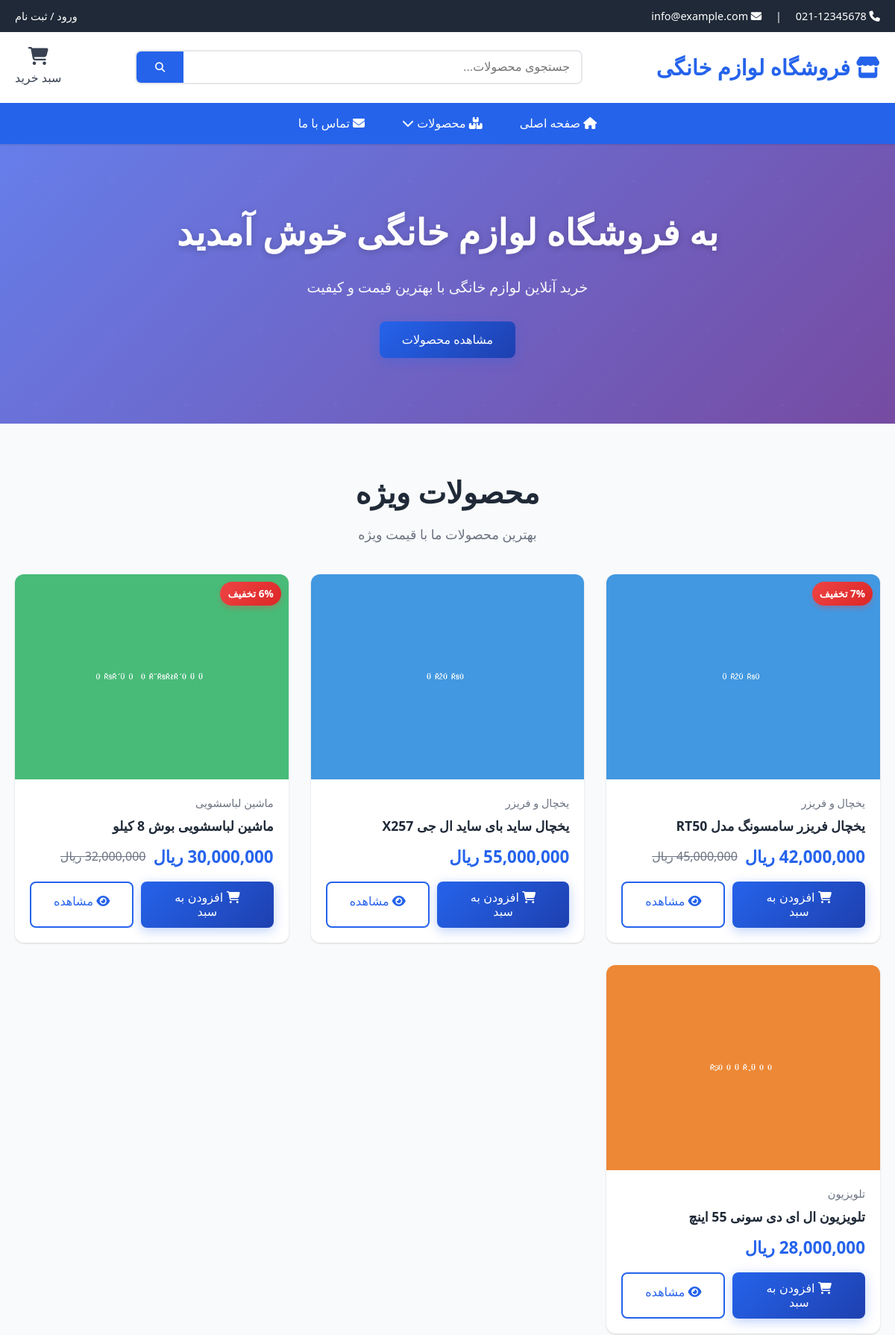
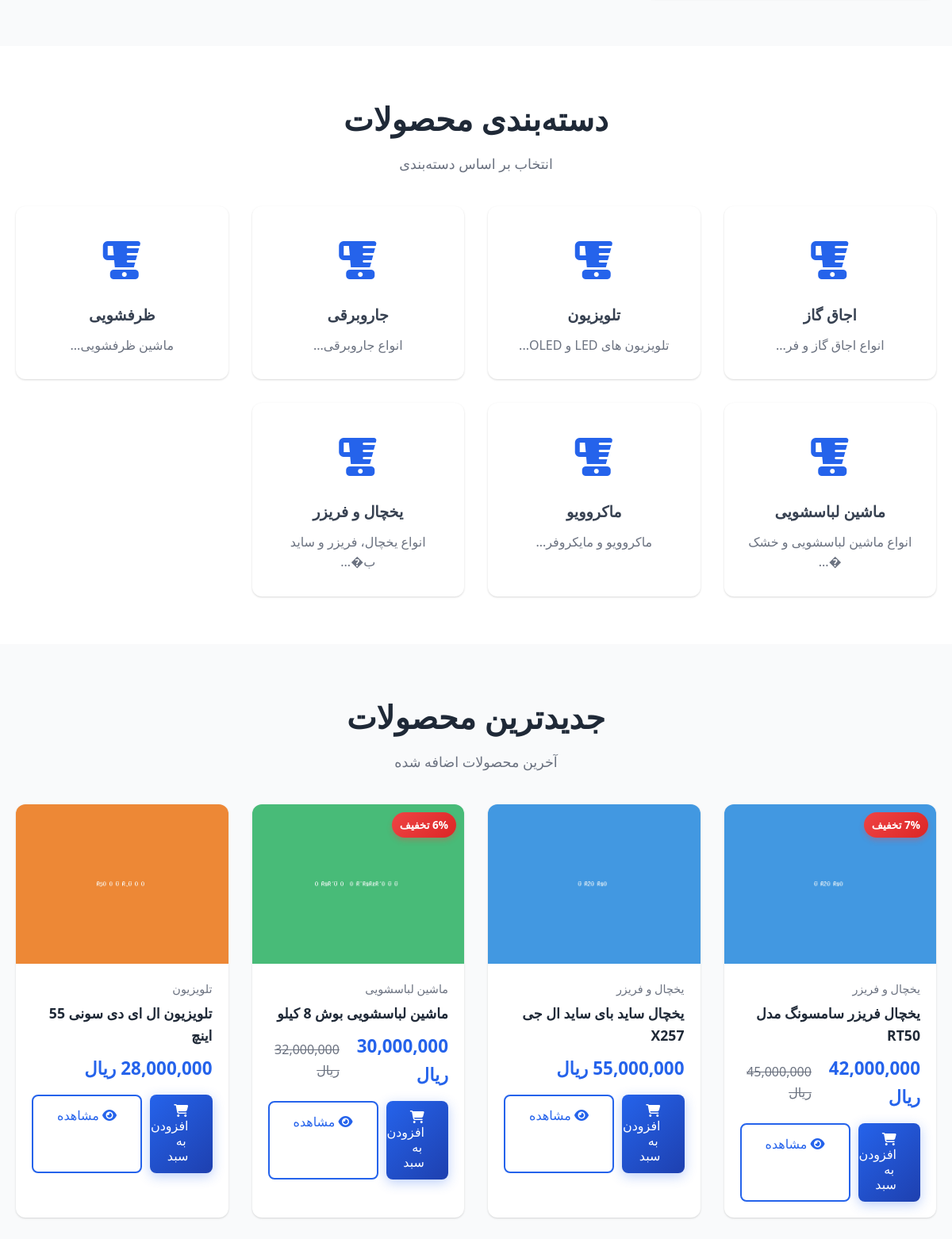
The page /public/index.php (upper part) on the database its author committed (2 pictures, top to bottom).
### tables this page shows
CREATE TABLE IF NOT EXISTS products (
    id INT AUTO_INCREMENT PRIMARY KEY,
    category_id INT NOT NULL,
    name VARCHAR(200) NOT NULL,
    description TEXT,
    price DECIMAL(10, 2) NOT NULL,
    discount_price DECIMAL(10, 2) DEFAULT NULL,
    stock INT DEFAULT 0,
    image VARCHAR(255),
    brand VARCHAR(100),
    model VARCHAR(100),
    warranty VARCHAR(100),
    status ENUM('active', 'inactive', 'out_of_stock') DEFAULT 'active',
    featured TINYINT(1) DEFAULT 0,
    created_at TIMESTAMP DEFAULT CURRENT_TIMESTAMP,
    updated_at TIMESTAMP DEFAULT CURRENT_TIMESTAMP ON UPDATE CURRENT_TIMESTAMP,
    FOREIGN KEY (category_id) REFERENCES categories(id) ON DELETE CASCADE,
    INDEX idx_category (category_id),
    INDEX idx_status (status),
    INDEX idx_featured (featured),
    INDEX idx_price (price)
);

CREATE TABLE IF NOT EXISTS categories (
    id INT AUTO_INCREMENT PRIMARY KEY,
    name VARCHAR(100) NOT NULL,
    description TEXT,
    image VARCHAR(255),
    parent_id INT DEFAULT NULL,
    status ENUM('active', 'inactive') DEFAULT 'active',
    created_at TIMESTAMP DEFAULT CURRENT_TIMESTAMP,
    updated_at TIMESTAMP DEFAULT CURRENT_TIMESTAMP ON UPDATE CURRENT_TIMESTAMP,
    FOREIGN KEY (parent_id) REFERENCES categories(id) ON DELETE SET NULL,
    INDEX idx_status (status),
    INDEX idx_parent (parent_id)
);

### includes/db.php (called while the page is built, shortened)
<?php
class Database {
    private static $instance = null;
    private $connection;
    private function __construct() {
        try {
            $this->connection = new mysqli(DB_HOST, DB_USER, DB_PASS, DB_NAME);
            $this->connection->set_charset("utf8mb4");
        } catch (Exception $e) {
            die("Database connection error: " . $e->getMessage());
        }
    }
    public static function getInstance() {
        if (self::$instance === null) {
            self::$instance = new self();
        }
        return self::$instance;
    }
    public function prepare($sql) {
        return $this->connection->prepare($sql);
    }
}
function getDB() {
    return Database::getInstance();
}

### includes/Product.php (called while the page is built, shortened)
<?php
require_once __DIR__ . '/db.php';
require_once __DIR__ . '/functions.php';
class Product {
    private $db;
    public function __construct() {
        $this->db = getDB();
    }
    public function getProducts($filters = [], $limit = 20, $offset = 0) {
        $where = [];
        $params = [];
        $types = '';
        if (!isset($filters['show_all']) || !$filters['show_all']) {
            $where[] = "p.status = 'active'";
        }
        if (isset($filters['featured']) && $filters['featured']) {
            $where[] = "p.featured = 1";
        }
        $whereClause = !empty($where) ? implode(' AND ', $where) : '1=1';
        $orderBy = $filters['order_by'] ?? 'p.created_at DESC';
        $sql = "SELECT p.*, c.name as category_name
                FROM products p
                LEFT JOIN categories c ON p.category_id = c.id
                WHERE $whereClause
                ORDER BY $orderBy
                LIMIT ? OFFSET ?";
        $params[] = $limit;
        $params[] = $offset;
        $types .= 'ii';
        $stmt = $this->db->prepare($sql);
        if (!empty($params)) {
            $stmt->bind_param($types, ...$params);
        }
        $stmt->execute();
        $result = $stmt->get_result();
        $products = [];
        while ($row = $result->fetch_assoc()) {
            $products[] = $row;
        }
        return $products;
    }
    public function getFeaturedProducts($limit = 6) {
        return $this->getProducts(['featured' => true], $limit);
    }
    public function getLatestProducts($limit = 8) {
        return $this->getProducts([], $limit);
    }
}

### includes/functions.php (called while the page is built, shortened)
<?php
function isLoggedIn() {
    return isset($_SESSION['user_id']);
}
function formatPrice($price) {
    return number_format($price, 0, '.', ',') . ' ریال';
}
function calculateDiscountPercentage($originalPrice, $discountPrice) {
    return round((($originalPrice - $discountPrice) / $originalPrice) * 100);
}

### includes/Category.php (called while the page is built, shortened)
<?php
require_once __DIR__ . '/db.php';
class Category {
    private $db;
    public function __construct() {
        $this->db = getDB();
    }
    public function getAll($status = 'active') {
        if ($status === 'all') {
            $stmt = $this->db->prepare("SELECT * FROM categories ORDER BY name ASC");
            $stmt->execute();
        } else {
            $stmt = $this->db->prepare("SELECT * FROM categories WHERE status = ? ORDER BY name ASC");
            $stmt->bind_param("s", $status);
            $stmt->execute();
        }
        $result = $stmt->get_result();
        $categories = [];
        while ($row = $result->fetch_assoc()) {
            $categories[] = $row;
        }
        return $categories;
    }
}

### public/index.php (the view, shortened to what this page needs)
<?php
require_once 'header.php';
require_once __DIR__ . '/../includes/Product.php';
$productObj = new Product();
$featuredProducts = $productObj->getFeaturedProducts(6);
$latestProducts = $productObj->getLatestProducts(8);
?>
<section class="hero">
    <div class="container">
        <h1>به فروشگاه لوازم خانگی خوش آمدید</h1>
        <p>خرید آنلاین لوازم خانگی با بهترین قیمت و کیفیت</p>
        <a href="<?php echo SITE_URL; ?>/public/products.php" class="btn btn-primary">مشاهده محصولات</a>
    </div>
</section>
<section class="section">
    <div class="container">
        <div class="section-header">
            <h2 class="section-title">محصولات ویژه</h2>
            <p class="section-subtitle">بهترین محصولات ما با قیمت ویژه</p>
        </div>
        <div class="grid grid-3">
            <?php foreach ($featuredProducts as $product): ?>
                <div class="product-card">
                    <div class="product-image">
                        <?php if ($product['image']): ?>
                            <img src="<?php echo SITE_URL; ?>/uploads/products/<?php echo htmlspecialchars($product['image']); ?>" alt="<?php echo htmlspecialchars($product['name']); ?>">
                        <?php else: ?>
                            <img src="<?php echo SITE_URL; ?>/assets/images/no-image.png" alt="بدون تصویر">
                        <?php endif; ?>
                        <?php if ($product['discount_price']): ?>
                            <div class="product-badge">
                                <?php echo calculateDiscountPercentage($product['price'], $product['discount_price']); ?>% تخفیف
                            </div>
                        <?php endif; ?>
                    </div>
                    <div class="product-content">
                        <div class="product-category"><?php echo htmlspecialchars($product['category_name']); ?></div>
                        <h3 class="product-title">
                            <a href="<?php echo SITE_URL; ?>/public/product-detail.php?id=<?php echo $product['id']; ?>">
                                <?php echo htmlspecialchars($product['name']); ?>
                            </a>
                        </h3>
                        <div class="product-price">
                            <?php if ($product['discount_price']): ?>
                                <span class="price-current"><?php echo formatPrice($product['discount_price']); ?></span>
                                <span class="price-original"><?php echo formatPrice($product['price']); ?></span>
                            <?php else: ?>
                                <span class="price-current"><?php echo formatPrice($product['price']); ?></span>
                            <?php endif; ?>
                        </div>
                        <div class="product-actions">
                            <?php if (!isLoggedIn() || !isAdmin()): ?>
                                <button class="btn btn-primary btn-cart add-to-cart" data-product-id="<?php echo $product['id']; ?>">
                                    <i class="fas fa-shopping-cart"></i> افزودن به سبد
                                </button>
                            <?php endif; ?>
                            <a href="<?php echo SITE_URL; ?>/public/product-detail.php?id=<?php echo $product['id']; ?>" class="btn btn-outline">
                                <i class="fas fa-eye"></i> مشاهده
                            </a>
                        </div>
                    </div>
                </div>
            <?php endforeach; ?>
        </div>
    </div>
</section>
<section class="section" style="background: white;">
    <div class="container">
        <div class="section-header">
            <h2 class="section-title">دسته‌بندی محصولات</h2>
            <p class="section-subtitle">انتخاب بر اساس دسته‌بندی</p>
        </div>
        <div class="grid grid-4">
            <?php foreach ($categories as $category): ?>
                <a href="<?php echo SITE_URL; ?>/public/products.php?category=<?php echo $category['id']; ?>" class="category-card">
                    <div class="category-icon">
                        <i class="fas fa-blender"></i>
                    </div>
                    <h3 class="category-name"><?php echo htmlspecialchars($category['name']); ?></h3>
                    <?php if ($category['description']): ?>
                        <p class="category-count"><?php echo htmlspecialchars(substr($category['description'], 0, 50)); ?>...</p>
                    <?php endif; ?>
                </a>
            <?php endforeach; ?>
        </div>
    </div>
</section>
<section class="section">
    <div class="container">
        <div class="section-header">
            <h2 class="section-title">جدیدترین محصولات</h2>
            <p class="section-subtitle">آخرین محصولات اضافه شده</p>
        </div>
        <div class="grid grid-4">
            <?php foreach ($latestProducts as $product): ?>
                <div class="product-card">
                    <div class="product-image">
                        <?php if ($product['image']): ?>
                            <img src="<?php echo SITE_URL; ?>/uploads/products/<?php echo htmlspecialchars($product['image']); ?>" alt="<?php echo htmlspecialchars($product['name']); ?>">
                        <?php else: ?>
                            <img src="<?php echo SITE_URL; ?>/assets/images/no-image.png" alt="بدون تصویر">
                        <?php endif; ?>
                        <?php if ($product['discount_price']): ?>
                            <div class="product-badge">
                                <?php echo calculateDiscountPercentage($product['price'], $product['discount_price']); ?>% تخفیف
                            </div>
                        <?php endif; ?>
                    </div>
                    <div class="product-content">
                        <div class="product-category"><?php echo htmlspecialchars($product['category_name']); ?></div>
                        <h3 class="product-title">
                            <a href="<?php echo SITE_URL; ?>/public/product-detail.php?id=<?php echo $product['id']; ?>">
                                <?php echo htmlspecialchars($product['name']); ?>
                            </a>
                        </h3>
                        <div class="product-price">
                            <?php if ($product['discount_price']): ?>
                                <span class="price-current"><?php echo formatPrice($product['discount_price']); ?></span>
                                <span class="price-original"><?php echo formatPrice($product['price']); ?></span>
                            <?php else: ?>
                                <span class="price-current"><?php echo formatPrice($product['price']); ?></span>
                            <?php endif; ?>
                        </div>
                        <div class="product-actions">
                            <?php if (!isLoggedIn() || !isAdmin()): ?>
                                <button class="btn btn-primary btn-cart add-to-cart" data-product-id="<?php echo $product['id']; ?>">
                                    <i class="fas fa-shopping-cart"></i> افزودن به سبد
                                </button>
                            <?php endif; ?>
                            <a href="<?php echo SITE_URL; ?>/public/product-detail.php?id=<?php echo $product['id']; ?>" class="btn btn-outline">
                                <i class="fas fa-eye"></i> مشاهده
                            </a>
                        </div>
                    </div>
                </div>
            <?php endforeach; ?>
        </div>
    </div>
</section>
<?php require_once 'footer.php'; ?>

### rows shown on the page
products: image (picture), price+discount_price "7", category.name "یخچال و فریزر", name "یخچال فریزر سامسونگ مدل RT50", discount_price "42,000,000 ریال", price "45,000,000 ریال"
products: image (picture), category.name "یخچال و فریزر", name "یخچال ساید بای ساید ال جی X257", price "55,000,000 ریال"
products: image (picture), price+discount_price "6", category.name "ماشین لباسشویی", name "ماشین لباسشویی بوش 8 کیلو", discount_price "30,000,000 ریال", price "32,000,000 ریال"
products: image (picture), category.name "تلویزیون", name "تلویزیون ال ای دی سونی 55 اینچ", price "28,000,000 ریال"
categories: name "اجاق گاز", description "انواع اجاق گاز و فر"
categories: name "تلویزیون", description "تلویزیون های LED و OLED"
categories: name "جاروبرقی", description "انواع جاروبرقی"
categories: name "ظرفشویی", description "ماشین ظرفشویی"
categories: name "ماشین لباسشویی", description "انواع ماشین لباسشویی و خشک �"
categories: name "ماکروویو", description "ماکروویو و مایکروفر"
categories: name "یخچال و فریزر", description "انواع یخچال، فریزر و ساید ب�"

### other values the page prints
SITE_NAME "فروشگاه لوازم خانگی"
